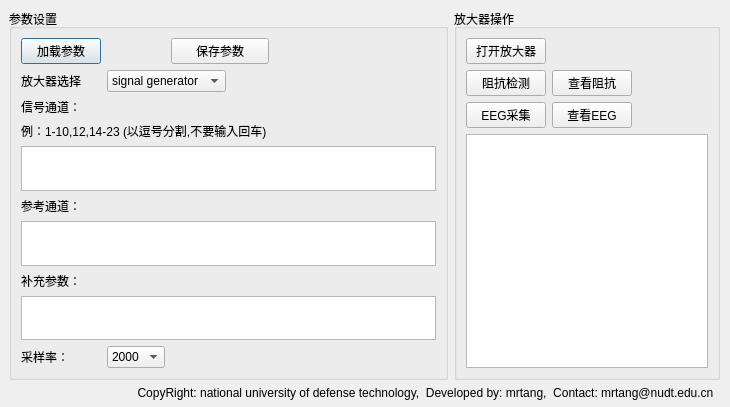
<?xml version="1.0" encoding="UTF-8"?>
<ui version="4.0">
 <class>myAmp</class>
 <widget class="QDialog" name="myAmp">
  <property name="geometry">
   <rect>
    <x>0</x>
    <y>0</y>
    <width>730</width>
    <height>407</height>
   </rect>
  </property>
  <property name="minimumSize">
   <size>
    <width>730</width>
    <height>407</height>
   </size>
  </property>
  <property name="maximumSize">
   <size>
    <width>730</width>
    <height>407</height>
   </size>
  </property>
  <property name="windowTitle">
   <string>Dialog</string>
  </property>
  <widget class="QWidget" name="">
   <property name="geometry">
    <rect>
     <x>9</x>
     <y>9</y>
     <width>711</width>
     <height>391</height>
    </rect>
   </property>
   <layout class="QGridLayout" name="gridLayout_3">
    <item row="0" column="0">
     <widget class="QGroupBox" name="groupBox">
      <property name="title">
       <string>参数设置</string>
      </property>
      <layout class="QGridLayout" name="gridLayout">
       <item row="0" column="0">
        <widget class="QPushButton" name="pushButton_load">
         <property name="text">
          <string>加载参数</string>
         </property>
        </widget>
       </item>
       <item row="0" column="2" colspan="2">
        <widget class="QPushButton" name="pushButton_save">
         <property name="text">
          <string>保存参数</string>
         </property>
        </widget>
       </item>
       <item row="0" column="4">
        <spacer name="horizontalSpacer_3">
         <property name="orientation">
          <enum>Qt::Horizontal</enum>
         </property>
         <property name="sizeHint" stdset="0">
          <size>
           <width>175</width>
           <height>20</height>
          </size>
         </property>
        </spacer>
       </item>
       <item row="1" column="0">
        <widget class="QLabel" name="label">
         <property name="text">
          <string>放大器选择</string>
         </property>
        </widget>
       </item>
       <item row="1" column="1" colspan="2">
        <widget class="QComboBox" name="comboBox">
         <item>
          <property name="text">
           <string>signal generator</string>
          </property>
         </item>
         <item>
          <property name="text">
           <string>actichamp</string>
          </property>
         </item>
        </widget>
       </item>
       <item row="1" column="3" colspan="2">
        <spacer name="horizontalSpacer">
         <property name="orientation">
          <enum>Qt::Horizontal</enum>
         </property>
         <property name="sizeHint" stdset="0">
          <size>
           <width>215</width>
           <height>20</height>
          </size>
         </property>
        </spacer>
       </item>
       <item row="2" column="0">
        <widget class="QLabel" name="label_2">
         <property name="text">
          <string>信号通道：</string>
         </property>
        </widget>
       </item>
       <item row="3" column="0" colspan="5">
        <widget class="QLabel" name="label_3">
         <property name="text">
          <string>例：1-10,12,14-23 (以逗号分割,不要输入回车)</string>
         </property>
        </widget>
       </item>
       <item row="4" column="0" colspan="5">
        <widget class="QTextEdit" name="textEdit_sigch"/>
       </item>
       <item row="5" column="0">
        <widget class="QLabel" name="label_4">
         <property name="text">
          <string>参考通道：</string>
         </property>
        </widget>
       </item>
       <item row="6" column="0" colspan="5">
        <widget class="QTextEdit" name="textEdit_refch"/>
       </item>
       <item row="7" column="0">
        <widget class="QLabel" name="label_6">
         <property name="text">
          <string>补充参数：</string>
         </property>
        </widget>
       </item>
       <item row="8" column="0" colspan="5">
        <widget class="QTextEdit" name="textEdit_refch_2"/>
       </item>
       <item row="9" column="0">
        <widget class="QLabel" name="label_5">
         <property name="text">
          <string>采样率：</string>
         </property>
        </widget>
       </item>
       <item row="9" column="1">
        <widget class="QComboBox" name="comboBox_2">
         <item>
          <property name="text">
           <string>2000</string>
          </property>
         </item>
         <item>
          <property name="text">
           <string>1000</string>
          </property>
         </item>
         <item>
          <property name="text">
           <string>500</string>
          </property>
         </item>
         <item>
          <property name="text">
           <string>200</string>
          </property>
         </item>
        </widget>
       </item>
       <item row="9" column="2" colspan="3">
        <spacer name="horizontalSpacer_2">
         <property name="orientation">
          <enum>Qt::Horizontal</enum>
         </property>
         <property name="sizeHint" stdset="0">
          <size>
           <width>279</width>
           <height>20</height>
          </size>
         </property>
        </spacer>
       </item>
      </layout>
     </widget>
    </item>
    <item row="0" column="1">
     <widget class="QGroupBox" name="groupBox_2">
      <property name="title">
       <string>放大器操作</string>
      </property>
      <layout class="QGridLayout" name="gridLayout_2">
       <item row="0" column="0">
        <widget class="QPushButton" name="pushButton_openamp">
         <property name="text">
          <string>打开放大器</string>
         </property>
        </widget>
       </item>
       <item row="1" column="0">
        <widget class="QPushButton" name="pushButton_imp">
         <property name="text">
          <string>阻抗检测</string>
         </property>
        </widget>
       </item>
       <item row="1" column="1">
        <widget class="QPushButton" name="pushButton_checkimp">
         <property name="text">
          <string>查看阻抗</string>
         </property>
        </widget>
       </item>
       <item row="1" column="2">
        <spacer name="horizontalSpacer_4">
         <property name="orientation">
          <enum>Qt::Horizontal</enum>
         </property>
         <property name="sizeHint" stdset="0">
          <size>
           <width>71</width>
           <height>20</height>
          </size>
         </property>
        </spacer>
       </item>
       <item row="2" column="0">
        <widget class="QPushButton" name="pushButton_eeg">
         <property name="text">
          <string>EEG采集</string>
         </property>
        </widget>
       </item>
       <item row="2" column="1">
        <widget class="QPushButton" name="pushButton_checkeeg">
         <property name="text">
          <string>查看EEG</string>
         </property>
        </widget>
       </item>
       <item row="2" column="2">
        <spacer name="horizontalSpacer_5">
         <property name="orientation">
          <enum>Qt::Horizontal</enum>
         </property>
         <property name="sizeHint" stdset="0">
          <size>
           <width>71</width>
           <height>20</height>
          </size>
         </property>
        </spacer>
       </item>
       <item row="3" column="0" colspan="3">
        <widget class="QTextEdit" name="textEdit_sigch_2"/>
       </item>
      </layout>
     </widget>
    </item>
    <item row="1" column="0" colspan="2">
     <widget class="QLabel" name="label_7">
      <property name="text">
       <string>CopyRight: national university of defense technology,  Developed by: mrtang,  Contact: mrtang@nudt.edu.cn  </string>
      </property>
      <property name="alignment">
       <set>Qt::AlignRight|Qt::AlignTrailing|Qt::AlignVCenter</set>
      </property>
     </widget>
    </item>
   </layout>
  </widget>
 </widget>
 <tabstops>
  <tabstop>pushButton_load</tabstop>
  <tabstop>pushButton_save</tabstop>
  <tabstop>comboBox</tabstop>
  <tabstop>textEdit_sigch</tabstop>
  <tabstop>textEdit_refch</tabstop>
  <tabstop>comboBox_2</tabstop>
  <tabstop>pushButton_openamp</tabstop>
  <tabstop>pushButton_imp</tabstop>
  <tabstop>pushButton_checkimp</tabstop>
  <tabstop>pushButton_eeg</tabstop>
  <tabstop>pushButton_checkeeg</tabstop>
  <tabstop>textEdit_sigch_2</tabstop>
 </tabstops>
 <resources/>
 <connections/>
</ui>
